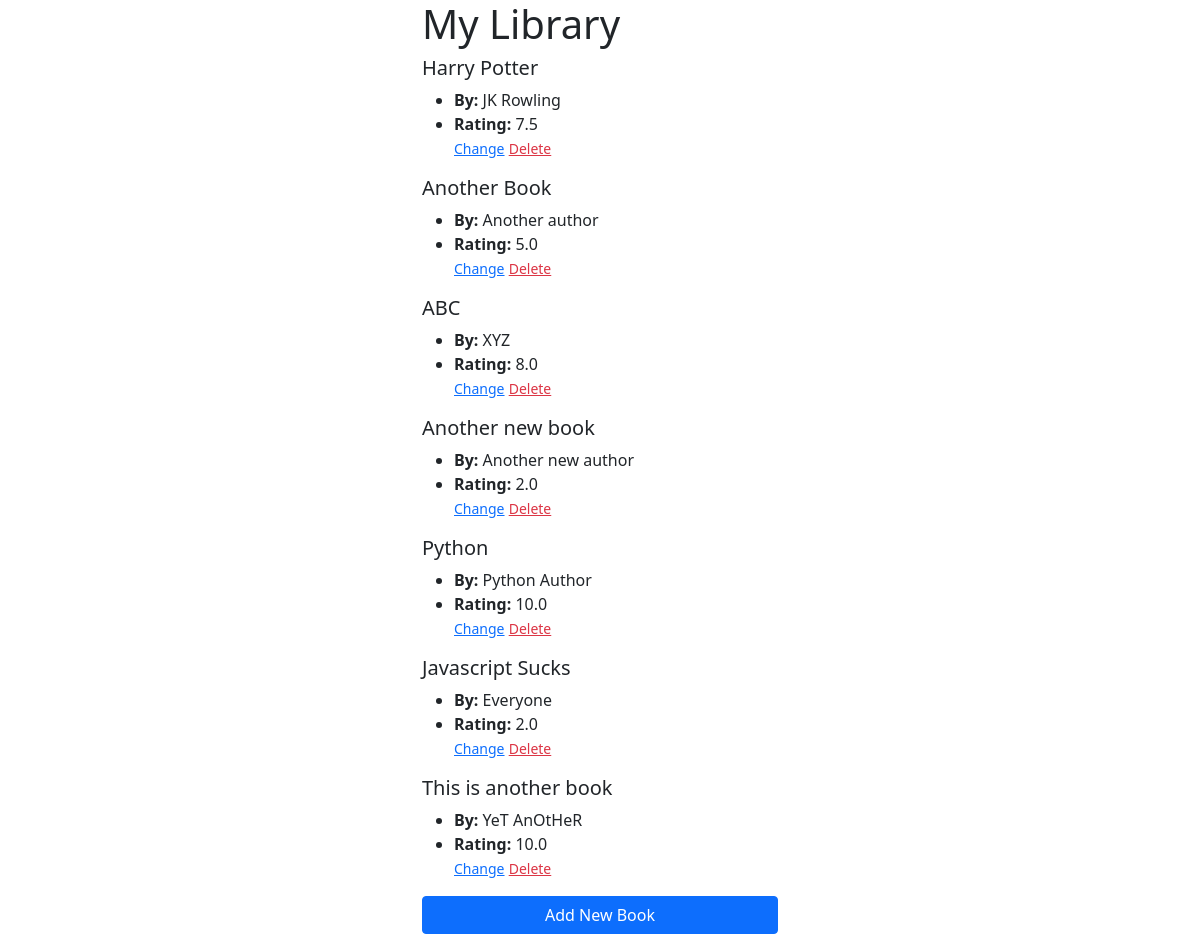
The page / on the database its author committed.
### database.py (models this page shows)
    class Book(db.Model):
        id = db.Column(db.Integer, primary_key=True)
        name = db.Column(db.String, unique=True, nullable=False)
        author = db.Column(db.String, unique=False, nullable=False)
        rating = db.Column(db.Float, unique=False, nullable=False)

### app.py (the view)
@app.route('/')
def home():
    all_books = database.get_all_books()
    return render_template('index.html', books=all_books)

### database.py (called while the page is built)
    def get_all_books(self):
        return db.session.query(self.Book)

### templates/index.html (shortened to what this page needs)
<!DOCTYPE html>
<html lang="en">
<head>
    <link rel="stylesheet" href="https://cdn.jsdelivr.net/npm/bootstrap@5.1.3/dist/css/bootstrap.min.css">
</head>
<body>
    <div class="container">
        <div class="row justify-content-md-center">
            <div class="col-lg-4"></div>
            <div class="col-lg-4 d-flex flex-column justify-content-center">
                <h1>My Library</h1>
                {% for x in books %}
                    <h5>{{ x.name }}</h5>
                    <ul>
                        <li><strong>By:</strong> {{ x.author }}</li>
                        <li><strong>Rating:    </strong> {{ x.rating }}
                        </li>
                        <a class="link-alert openBtn" href="#" data-id="{{x.id}}"><small>Change</small></a>
                        <a class="link-danger delete" href="/delete/{{ x.id }}" data-id="{{x.id}}"><small>Delete</small></a>
                    </ul>
                {% endfor %}
                <a class="btn btn-primary" href="{{ url_for('add') }}">Add New Book</a>
            </div>
            <div class="col-lg-4"></div>
        </div>
    </div>
</body>
</html>

### rows shown on the page
Book: name "Harry Potter", author "JK Rowling", rating "7.5"
Book: name "Another Book", author "Another author", rating "5.0"
Book: name "ABC", author "XYZ", rating "8.0"
Book: name "Another new book", author "Another new author", rating "2.0"
Book: name "Python", author "Python Author", rating "10.0"
Book: name "Javascript Sucks", author "Everyone", rating "2.0"
Book: name "This is another book", author "YeT AnOtHeR", rating "10.0"
